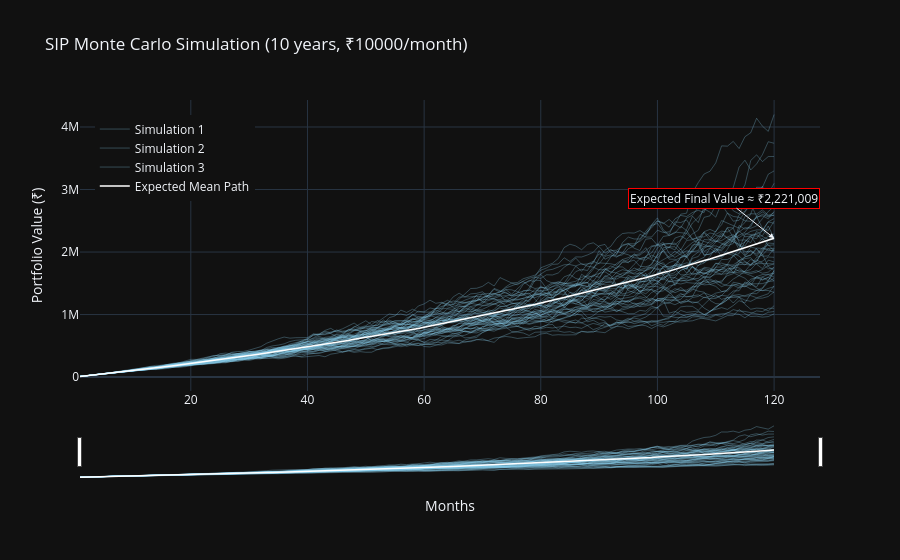

Notebook code cell kept with this figure:
### Code cell
import numpy as np
import plotly.graph_objects as go

def sip_monte_carlo_paths_interactive(
    monthly_investment=10000,
    years=10,
    annual_return=0.12,
    annual_volatility=0.15,
    n_simulations=500
):
    # --- Derived monthly parameters ---
    months = years * 12
    monthly_return_mean = (1 + annual_return)**(1/12) - 1
    monthly_volatility = annual_volatility / np.sqrt(12)
    
    # --- Storage for all simulations ---
    all_paths = np.zeros((n_simulations, months))
    
    for i in range(n_simulations):
        portfolio_value = 0
        monthly_values = []
        monthly_returns = np.random.normal(monthly_return_mean, monthly_volatility, months)
        
        for r in monthly_returns:
            portfolio_value = portfolio_value * (1 + r)
            portfolio_value += monthly_investment
            monthly_values.append(portfolio_value)
        
        all_paths[i, :] = monthly_values
    
    mean_path = np.mean(all_paths, axis=0)
    months_array = np.arange(1, months + 1)

    # --- Create interactive Plotly figure ---
    fig = go.Figure()

    # Add a few sample simulation paths (50 max for clarity)
    for i in range(min(n_simulations, 50)):
        fig.add_trace(
            go.Scatter(
                x=months_array,
                y=all_paths[i],
                mode='lines',
                line=dict(color='skyblue', width=1),
                opacity=0.3,
                name=f'Simulation {i+1}' if i < 3 else None,  # only label few
                showlegend=False if i >= 3 else True
            )
        )

    # Add mean path
    fig.add_trace(
        go.Scatter(
            x=months_array,
            y=mean_path,
            mode='lines',
            line=dict(color='white', width=1.5),
            name='Expected Mean Path'
        )
    )

    # --- Annotations & layout ---
    fig.update_layout(
        title=f"SIP Monte Carlo Simulation ({years} years, ₹{monthly_investment}/month)",
        xaxis_title="Months",
        yaxis_title="Portfolio Value (₹)",
        template='plotly_dark',
        hovermode='x',
        showlegend=True,
        legend=dict(x=0.02, y=0.95),
        height=600
    )

    # Add text annotation for expected final value
    fig.add_annotation(
        x=months,
        y=mean_path[-1],
        text=f"Expected Final Value ≈ ₹{mean_path[-1]:,.0f}",
        showarrow=True,
        arrowhead=2,
        ax=-50,
        ay=-40,
        bgcolor="black",
        bordercolor="red"
    )

    # Enable zoom, pan, and autoscale buttons
    fig.update_layout(
        xaxis=dict(rangeslider=dict(visible=True)),  # adds zoom slider below x-axis
        dragmode='zoom'
    )

    fig.show()

    # --- Summary statistics ---
    print(f"Expected Final Portfolio Value: ₹{mean_path[-1]:,.0f}")
    return mean_path, all_paths

# --- Run the simulation ---
mean_path, all_paths = sip_monte_carlo_paths_interactive(
    monthly_investment=10000,  # ₹10,000 per month
    years=10,                  # 10 years
    annual_return=0.12,        # 12% expected annual return
    annual_volatility=0.15,    # 15% annual volatility
    n_simulations=500          # number of simulation paths
)
